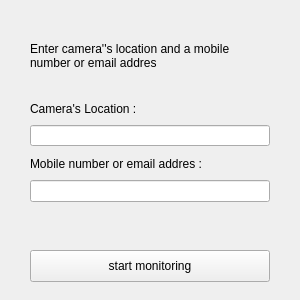
<?xml version="1.0" encoding="UTF-8"?>
<ui version="4.0">
 <class>MainWindow</class>
 <widget class="QMainWindow" name="MainWindow">
  <property name="geometry">
   <rect>
    <x>0</x>
    <y>0</y>
    <width>300</width>
    <height>300</height>
   </rect>
  </property>
  <property name="minimumSize">
   <size>
    <width>300</width>
    <height>300</height>
   </size>
  </property>
  <property name="maximumSize">
   <size>
    <width>300</width>
    <height>300</height>
   </size>
  </property>
  <property name="windowTitle">
   <string>PPE Detection</string>
  </property>
  <widget class="QWidget" name="centralwidget">
   <widget class="QLabel" name="label">
    <property name="geometry">
     <rect>
      <x>30</x>
      <y>20</y>
      <width>241</width>
      <height>71</height>
     </rect>
    </property>
    <property name="frameShadow">
     <enum>QFrame::Plain</enum>
    </property>
    <property name="text">
     <string>Enter camera''s location and a mobile number or email addres</string>
    </property>
    <property name="wordWrap">
     <bool>true</bool>
    </property>
   </widget>
   <widget class="QLabel" name="label_2">
    <property name="geometry">
     <rect>
      <x>30</x>
      <y>101</y>
      <width>121</width>
      <height>16</height>
     </rect>
    </property>
    <property name="text">
     <string>Camera's Location :</string>
    </property>
   </widget>
   <widget class="QLabel" name="label_3">
    <property name="geometry">
     <rect>
      <x>30</x>
      <y>156</y>
      <width>191</width>
      <height>16</height>
     </rect>
    </property>
    <property name="text">
     <string>Mobile number or email addres :</string>
    </property>
   </widget>
   <widget class="QPushButton" name="pushButton">
    <property name="geometry">
     <rect>
      <x>30</x>
      <y>250</y>
      <width>240</width>
      <height>32</height>
     </rect>
    </property>
    <property name="text">
     <string>start monitoring</string>
    </property>
   </widget>
   <widget class="QLineEdit" name="location_input">
    <property name="geometry">
     <rect>
      <x>30</x>
      <y>125</y>
      <width>240</width>
      <height>21</height>
     </rect>
    </property>
   </widget>
   <widget class="QLineEdit" name="sendTo_input">
    <property name="geometry">
     <rect>
      <x>30</x>
      <y>180</y>
      <width>240</width>
      <height>22</height>
     </rect>
    </property>
   </widget>
  </widget>
 </widget>
 <resources/>
 <connections/>
</ui>
